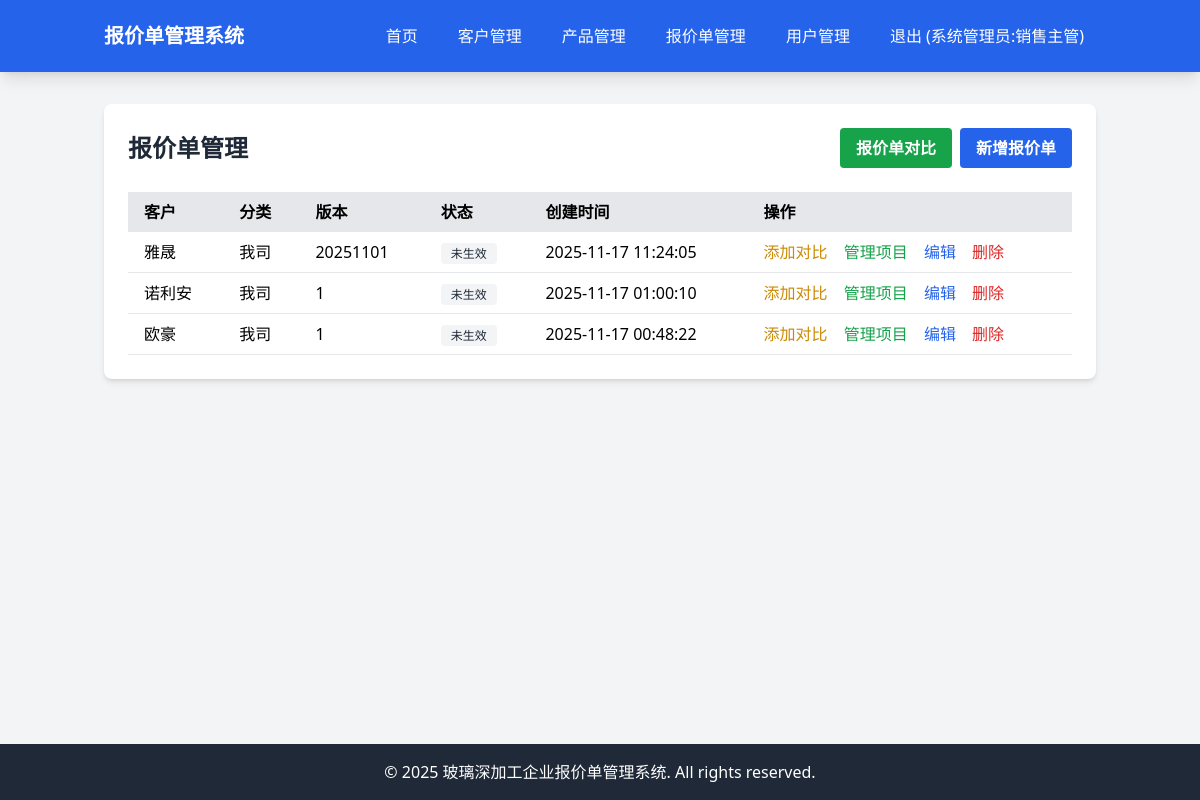
Page /quotes (signed in) on the committed database.
### tables this page shows
CREATE TABLE quotes (id INTEGER PRIMARY KEY AUTOINCREMENT, customer_id INTEGER, category VARCHAR(20), version VARCHAR(20), is_active BOOLEAN DEFAULT 0, discount_rate DECIMAL(5, 2) DEFAULT 0, rebate_rate DECIMAL(5, 2) DEFAULT 0, effective_date DATE, expiry_date DATE, created_at DATETIME DEFAULT CURRENT_TIMESTAMP, updated_at DATETIME DEFAULT CURRENT_TIMESTAMP);

CREATE TABLE customers (id INTEGER PRIMARY KEY AUTOINCREMENT, code VARCHAR(10), short_name VARCHAR(100), full_name VARCHAR(200), address TEXT, phone VARCHAR(20), company_name VARCHAR(200), credit_code VARCHAR(50), bank VARCHAR(100), account_number VARCHAR(100), level VARCHAR(50), created_at DATETIME DEFAULT CURRENT_TIMESTAMP, updated_at DATETIME DEFAULT CURRENT_TIMESTAMP);

### app/Controllers/Controller.php (called while the page is built, shortened)
<?php
class Controller
{
    protected $view;
    public function __construct()
    {
        $this->view = new View();
    }
    protected function render($view, $data = [])
    {
        return $this->view->render($view, $data);
    }
}

### app/Controllers/QuoteController.php (called while the page is built, shortened)
<?php
class QuoteController extends Controller
{
    protected $quote;
    protected $customer;
    public function __construct()
    {
        $this->quote = new Quote();
        $this->customer = new Customer();
    }
    public function index()
    {
        $quotes = $this->quote->query()
            ->orderBy('created_at', 'DESC')
            ->get();
        $customers = [];
        foreach ($quotes as $quote) {
            if (!isset($customers[$quote['customer_id']])) {
                $customer = $this->customer->find($quote['customer_id']);
                $customers[$quote['customer_id']] = $customer;
            }
        }
        return $this->render('quotes/index', [
            'quotes' => $quotes,
            'customers' => $customers
        ]);
    }
}

### app/Models/Model.php (called while the page is built, shortened)
<?php
abstract class Model
{
    protected $connection;
    protected $table;
    protected $primaryKey = 'id';
    public function __construct()
    {
        $this->connection = $this->getConnection();
    }
    protected function getConnection()
    {
        static $pdo = null;
        if ($pdo === null) {
            $config = require __DIR__ . '/../../config/database.php';
            $dbConfig = $config['connections'][$config['default']];
            if ($dbConfig['driver'] === 'mysql') {
                $dsn = "mysql:host={$dbConfig['host']};port={$dbConfig['port']};dbname={$dbConfig['database']};charset={$dbConfig['charset']}";
                $username = $dbConfig['username'] ?? '';
                $password = $dbConfig['password'] ?? '';
                $pdo = new PDO($dsn, $username, $password);
            } else {
                $dsn = "sqlite:{$dbConfig['database']}";
                $pdo = new PDO($dsn);
            }
            $pdo->setAttribute(PDO::ATTR_ERRMODE, PDO::ERRMODE_EXCEPTION);
            $pdo->setAttribute(PDO::ATTR_DEFAULT_FETCH_MODE, PDO::FETCH_ASSOC);
        }
        return $pdo;
    }
    public function find($id)
    {
        $stmt = $this->connection->prepare("SELECT * FROM {$this->table} WHERE {$this->primaryKey} = ?");
        $stmt->execute([$id]);
        return $stmt->fetch();
    }
    public function query()
    {
        return new QueryBuilder($this->connection, $this->table);
    }
}

### app/Models/QueryBuilder.php (called while the page is built, shortened)
<?php
class QueryBuilder
{
    protected $connection;
    protected $table;
    protected $bindings = [];
    protected $orderBy = [];
    public function __construct($connection, $table)
    {
        $this->connection = $connection;
        $this->table = $table;
    }
    public function orderBy($column, $direction = 'ASC')
    {
        $this->orderBy[] = "{$column} {$direction}";
        return $this;
    }
    public function get()
    {
        $sql = $this->buildSelectQuery();
        $stmt = $this->connection->prepare($sql);
        $stmt->execute($this->bindings);
        return $stmt->fetchAll();
    }
    protected function buildSelectQuery()
    {
        $sql = "SELECT * FROM {$this->table}";
        if (!empty($this->orderBy)) {
            $sql .= " ORDER BY " . implode(', ', $this->orderBy);
        }
        return $sql;
    }
}

### resources/views/quotes/index.php (the view, shortened to what this page needs)
<div class="bg-white rounded-lg shadow-md p-6">
    <div class="flex justify-between items-center mb-6">
        <h1 class="text-2xl font-bold text-gray-800">报价单管理</h1>
        <div class="flex space-x-2">
            <a href="/quotes/comparison" class="bg-green-600 hover:bg-green-700 text-white font-bold py-2 px-4 rounded">
            </a>
            <a href="/quotes/create" class="bg-blue-600 hover:bg-blue-700 text-white font-bold py-2 px-4 rounded">
                新增报价单
            </a>
        </div>
    </div>
    <div class="overflow-x-auto">
        <table class="min-w-full bg-white">
            <thead class="bg-gray-200">
                <tr>
                    <th class="py-2 px-4 text-left">客户</th>
                    <th class="py-2 px-4 text-left">分类</th>
                    <th class="py-2 px-4 text-left">版本</th>
                    <th class="py-2 px-4 text-left">状态</th>
                    <th class="py-2 px-4 text-left">创建时间</th>
                    <th class="py-2 px-4 text-left">操作</th>
                </tr>
            </thead>
            <tbody>
                <?php foreach ($quotes as $quote): ?>
                <tr class="border-b">
                    <td class="py-2 px-4">
                        <?= htmlspecialchars($customers[$quote['customer_id']]['short_name'] ?? $customers[$quote['customer_id']]['full_name'] ?? '未知客户') ?>
                    </td>
                    <td class="py-2 px-4"><?= htmlspecialchars($quote['category']) ?></td>
                    <td class="py-2 px-4"><?= htmlspecialchars($quote['version']) ?></td>
                    <td class="py-2 px-4">
                        <?php if ($quote['is_active']): ?>
                            <span class="bg-green-100 text-green-800 text-xs font-medium px-2.5 py-0.5 rounded">生效</span>
                        <?php else: ?>
                            <span class="bg-gray-100 text-gray-800 text-xs font-medium px-2.5 py-0.5 rounded">未生效</span>
                        <?php endif; ?>
                    </td>
                    <td class="py-2 px-4"><?= htmlspecialchars($quote['created_at']) ?></td>
                    <td class="py-2 px-4">
                        <button type="button" class="add-to-compare text-yellow-600 hover:text-yellow-900 mr-3" data-quote-id="<?= $quote['id'] ?>" data-quote-version="<?= htmlspecialchars($quote['version']) ?>">
                            添加对比
                        </button>
                        <a href="/quotes/<?= $quote['id'] ?>/items" class="text-green-600 hover:text-green-900 mr-3">管理项目</a>
                        <a href="/quotes/edit/<?= $quote['id'] ?>" class="text-blue-600 hover:text-blue-900 mr-3">编辑</a>
                        <a href="/quotes/delete/<?= $quote['id'] ?>" class="text-red-600 hover:text-red-900"
                           onclick="return confirm('确定要删除这个报价单吗？')">删除</a>
                    </td>
                </tr>
                <?php endforeach; ?>
            </tbody>
        </table>
    </div>
</div>

### rows in the picture
quotes: customer.short_name "雅晟", category "我司", version "20251101", is_active "未生效", created_at "2025-11-17 11:24:05"
quotes: customer.short_name "诺利安", category "我司", version "1", is_active "未生效", created_at "2025-11-17 01:00:10"
quotes: customer.short_name "欧豪", category "我司", version "1", is_active "未生效", created_at "2025-11-17 00:48:22"

### other values in the picture
$_SESSION['name'] "系统管理员"
$_SESSION['role'] "销售主管"
